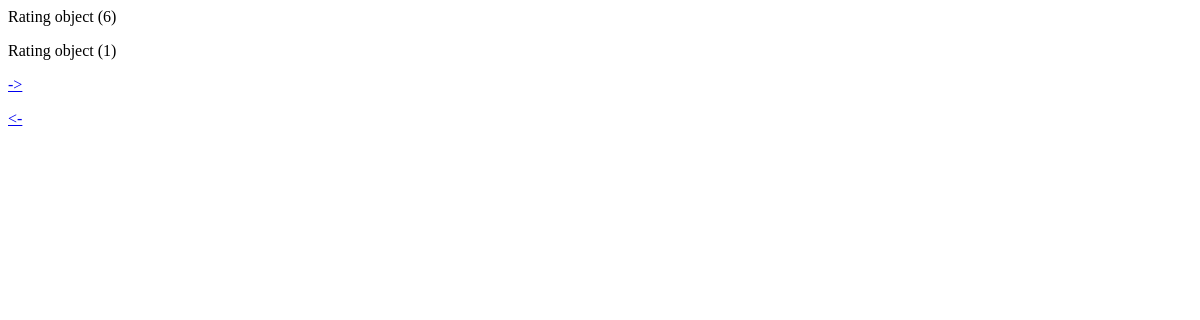
/pagination_example/, run on an earlier commit of the app's database.
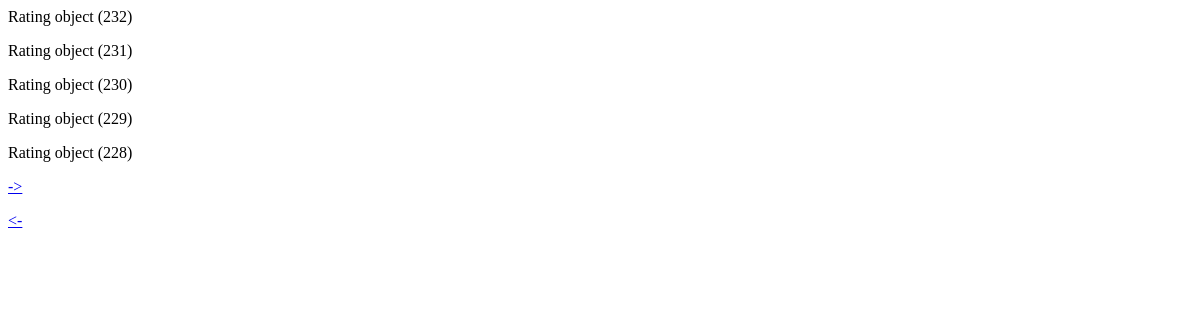
And on a later commit of the database.
### rating/models.py (models this page shows)
class Rating(models.Model):
    class Rate(models.IntegerChoices):
        ONE_STAR = 1
        TWO_STAR = 2
        THREE_STAR = 3
        FOUR_STAR = 4
        FIVE_STAR = 5
    class Meta:
        ordering = ['-date']
    name = models.CharField(max_length=30)
    text = models.TextField(blank=False)
    date = models.DateTimeField(auto_now_add=True)
    rate = models.IntegerField(choices=Rate.choices)

### pagination_example/views.py (the view)
# urls.py: path('pagination_example/', pagination_view)
def pagination_view(request, *args, **kwargs):
    from math import ceil
    qs = Rating.objects.all()
    page = int(request.GET.get('page', '1'))
    paginate_by = 5
    max_page = ceil(len(qs)/paginate_by)
    index = (page-1)*paginate_by
    next_page = page+1
    last_page = page-1
    if page < 1:
        start = 0
        end = 5
        next_page = 2
    elif page > max_page:
        start = (max_page*paginate_by)-5
        end = max_page*paginate_by
        last_page = max_page - 1
    else:
        start = index
        end = index+5
    return render(request, 'pagination_example/pagination_example.html',
                {'page': qs[start:end], 'next_page': next_page, 'last_page': last_page })

### templates/pagination_example/pagination_example.html
{% for d in page %}
<p>{{ d }}</p>
{% endfor %}
<p>
    <a href='http://127.0.0.1:8000/pagination_example/?page={{ next_page }}'> -> </a>
<p>
    <a href='http://127.0.0.1:8000/pagination_example/?page={{ last_page }}'> <- </a>

What changed in the data, as far as the page shows it:
no longer on this page (row unchanged): Rating: id "Rating object (6)"
no longer on this page (row unchanged): Rating: id "Rating object (1)"
added Rating: id "Rating object (232)"
added Rating: id "Rating object (231)"
added Rating: id "Rating object (230)"
added Rating: id "Rating object (229)"
added Rating: id "Rating object (228)"
